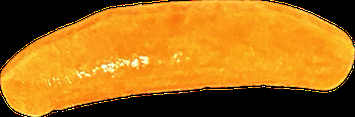
#> input picture assets/kakinotane_photo.png, 355 x 117 px
$ python kakinotane_image.py
#> lines starting #> are read from the running program, lines starting #| are printed output that depends on the picture
import cv2
import numpy as np
import random


# 画像にシャドウを追加する関数
def add_shadow(image):
    alpha = image[:, :, 3]/255
    alpha = alpha[:, :, np.newaxis]  # alphaを3次元配列に変換
    shadow = cv2.GaussianBlur(image[:, :, :3], (15, 15), 0)
    image[:, :, :3] = alpha * image[:, :, :3] + (1 - alpha) * shadow
    return image

# 画像をランダムに回転させる関数
def rotate_image(image):
    angle = random.randint(0,360)
    angle_rad = angle/180.0*np.pi
    h, w = image.shape[:2]

    # 回転後の画像サイズを計算
    w_rot = int(np.round(h*np.absolute(np.sin(angle_rad))+w*np.absolute(np.cos(angle_rad))))
    h_rot = int(np.round(h*np.absolute(np.cos(angle_rad))+w*np.absolute(np.sin(angle_rad))))
    size_rot = (w_rot, h_rot)

    # 元画像の中心を軸に回転する
    center = (w/2, h/2)
    scale = 1.0
    rotation_matrix = cv2.getRotationMatrix2D(center, angle, scale)

    # 平行移動を加える (rotation + translation)
    affine_matrix = rotation_matrix.copy()
    affine_matrix[0][2] = affine_matrix[0][2] -w/2 + w_rot/2
    affine_matrix[1][2] = affine_matrix[1][2] -h/2 + h_rot/2

    rotated_image = cv2.warpAffine(image, affine_matrix, size_rot)
    return rotated_image

# 透過画像を背景に配置する関数
def place_image(background, img, x, y):
    #img = rotate_image(img)  # 画像回転
    h, w, _ = img.shape
    alpha = img[:, :, 3]/255
    for c in range(3):
        background[y:y+h, x:x+w, c] = alpha * img[:, :, c] + (1 - alpha) * background[y:y+h, x:x+w, c]
    return background

# 画像をランダムに配置する関数
def place_images_randomly(background, img, n):
    bh, bw, _ = background.shape
    for _ in range(n):
        img_rot = rotate_image(img)
        h_rot, w_rot, _ = img_rot.shape
        x = random.randint(0, bw - w_rot)
        y = random.randint(0, bh - h_rot)
        background = place_image(background, img_rot, x, y)
    return background


def create_kakinotane_image(ratio: float,
                            output_file_name: str = "output.jpg",
                            kakinotane_img_file_name: str = "assets/kakinotane_photo.png",
                            peanut_img_file_name: str = "assets/peanut_photo.png",
                            ):
    # 画像の読み込み
#> called with ratio = 0.8, output_file_name = 'output.jpg', kakinotane_img_file_name = 'assets/kakinotane_photo.png', peanut_img_file_name = 'assets/peanut_photo.png'
    img_a = cv2.imread(kakinotane_img_file_name, cv2.IMREAD_UNCHANGED)
#> img_a is the input picture: shape (117, 355, 4); mean B, G, R, A 22.2, 111.1, 171.6, 170.3
    img_b = cv2.imread(peanut_img_file_name, cv2.IMREAD_UNCHANGED)
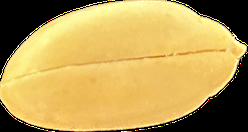
#> input picture assets/peanut_photo.png, 248 x 132 px
#> img_b is the input picture: shape (132, 248, 4); mean B, G, R, A 84.6, 156.5, 184.7, 188.9

    # 画像のリサイズ
    img_a = cv2.resize(img_a, (img_a.shape[1] // 4, img_a.shape[0] // 4))
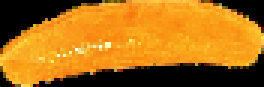
#> img_a: shape (29, 88, 4) (shown 3 times larger); mean B, G, R, A 22, 111, 171.5, 170.5
    img_b = cv2.resize(img_b, (img_b.shape[1] // 4, img_b.shape[0] // 4))
#> img_b: shape (33, 62, 4)

    # シャドウの追加
    #img_a = add_shadow(img_a)
    #img_b = add_shadow(img_b)

    # 白背景画像の作成
    background = np.ones((1000, 1000, 3), np.uint8) * 255

    # 配置する回数を計算
    n_total = (background.shape[0]//img_a.shape[0]) * (background.shape[1]//img_a.shape[1])
#> n_total = 374

    # 画像aとbの配置比率を設定
    ratio_a = ratio
    ratio_b = 1 - ratio_a

    # 配置する回数を計算
    n_a = round(n_total * ratio_a)
#> n_a = 299
    n_b = n_total - n_a
#> n_b = 75

    # 画像をランダムに配置
    for i in range(3):
        # N回する。
        background = place_images_randomly(background, img_a, n_a)
        background = place_images_randomly(background, img_b, n_b)
#> this loop made 3 passes
#> pass 1, in rotate_image, `rotated_image = cv2.warpAffine(image, affine_matrix, size_rot)`:
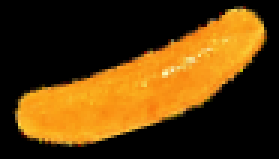
#> rotated_image: shape (53, 93, 4) (shown 3 times larger); mean B, G, R, A 11.4, 57.5, 88.8, 88.3
#> pass 1, in place_image, `alpha = img[:, :, 3]/255`:
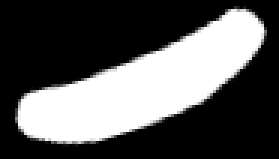
#> alpha: shape (53, 93) float64 (shown 3 times larger); min 0, max 1, mean 0.346
#> pass 1, in rotate_image (call 2), `rotated_image = cv2.warpAffine(image, affine_matrix, size_rot)`:
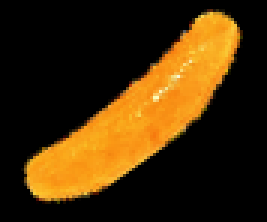
#> rotated_image: shape (74, 89, 4) (shown 3 times larger); mean B, G, R, A 8.6, 43, 66.5, 66.1
#> pass 1, in place_image (call 2), `alpha = img[:, :, 3]/255`:
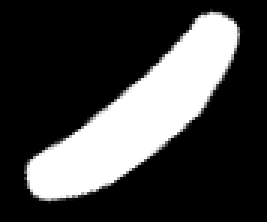
#> alpha: shape (74, 89) float64 (shown 3 times larger); min 0, max 1, mean 0.259
#> after the loop:
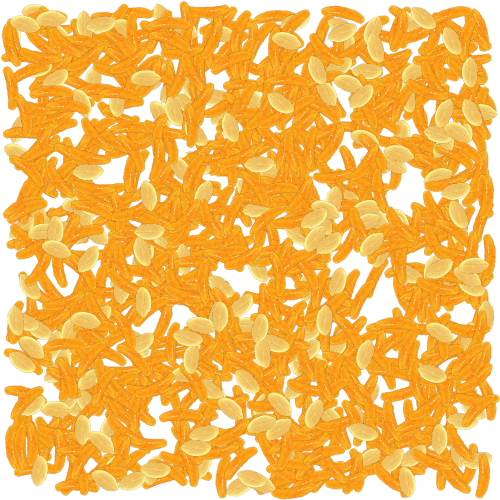
#> background: shape (1000, 1000, 3) (shown at 1/2 size); mean B, G, R 89.6, 185.7, 245.4

    cv2.imwrite(output_file_name, background)

    # 結果を表示
    #cv2.imshow('Image', background)
    #cv2.waitKey(0)
    #cv2.destroyAllWindows()


if __name__ == "__main__":
    create_kakinotane_image(0.8)
